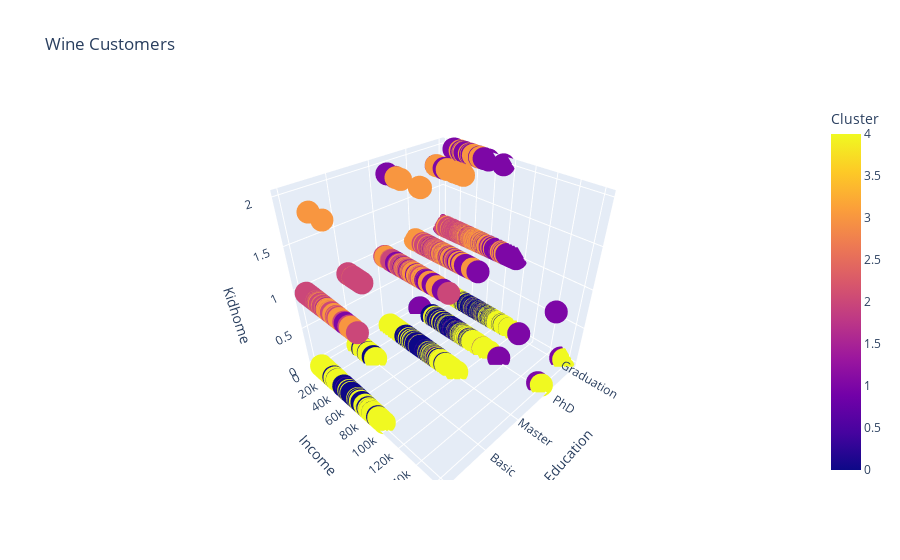

The code cell stored with this chart in its notebook:
### Code cell
import plotly.express as px
import plotly
fig = px.scatter_3d(result, x='Education', y='Income', z='Kidhome', color='Cluster',title="Wine Customers")
fig.show()

### Figure 1 — Plotly figure (JSON) as saved in the notebook; plotly's stock layout.template omitted (floating-point values rounded to 4 significant figures; data arrays with more than 128 entries replaced by an {"elided": "..."} marker saying what was removed)
{"data": [{"hovertemplate": "Education=%{x}<br>Income=%{y}<br>Kidhome=%{z}<br>Cluster=%{marker.color}<extra></extra>", "legendgroup": "", "marker": {"color": {"elided": "2214 int values"}, "coloraxis": "coloraxis", "symbol": "circle"}, "mode": "markers", "name": "", "scene": "scene", "showlegend": false, "type": "scatter3d", "x": {"elided": "2214 str values"}, "y": {"elided": "2214 int values"}, "z": {"elided": "2214 int values"}}], "layout": {"coloraxis": {"colorbar": {"title": {"text": "Cluster"}}, "colorscale": [[0, "#0d0887"], [0.1111, "#46039f"], [0.2222, "#7201a8"], [0.3333, "#9c179e"], [0.4444, "#bd3786"], [0.5556, "#d8576b"], [0.6667, "#ed7953"], [0.7778, "#fb9f3a"], [0.8889, "#fdca26"], [1, "#f0f921"]]}, "legend": {"tracegroupgap": 0}, "scene": {"domain": {"x": [0, 1], "y": [0, 1]}, "xaxis": {"title": {"text": "Education"}}, "yaxis": {"title": {"text": "Income"}}, "zaxis": {"title": {"text": "Kidhome"}}}, "title": {"text": "Wine Customers"}}}
